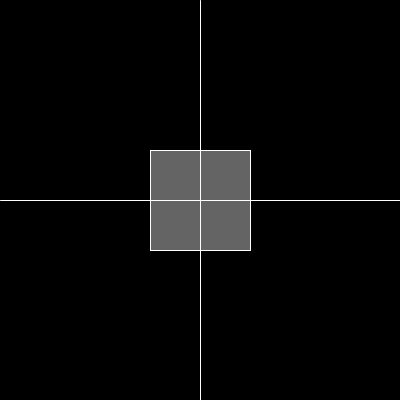
Frame 1 (no input)
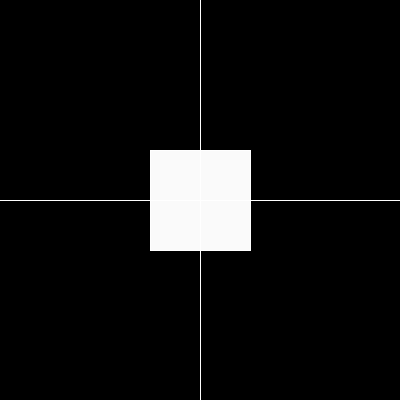
Frame 60 (the mouse pressed at the canvas centre just before this capture)
Frame 120 (the mouse held since frame 60 and released just before this capture): identical to frame 60, image omitted

The Processing sketch that drew these frames (run headless with seeded random() and noise(); from frame 60 on, the mouse is pressed at the canvas centre):

// Processing sketch: processing_105307
// ── processing_105307.pde


int posX = 0;
int posY = 0;
int myW = 400;
int myH = 400;
color col1 = color(100);
color col2 = color(100);
color col3 = color(100);
color col4 = color(100);


void setup () 
{
  size (400,400);
  background(0);  
}

void draw() 
{
  stroke(255);
  line(posX + 200, posY, myW/2, myH);
  line(posX, posY + 200, myW, myH /2);

//Rect 1
  fill(col1);
  rect(posX + 150, posY + 150, myW /8, myH /8);
  if (mouseX > 0 && mouseX < 200 && mouseY > 0 && mouseY <200) 
{
  col1 = color(100);
}
  else
{
  col1 = color(250);
}


//Rect 2
  fill(col2);
  rect(posX + 150, posY + 200, myW /8, myH /8);
  if (mouseX > 0 && mouseX < 200 && mouseY >200 && mouseY <400) 
{
  col2 = color(100);
}
  else
{
  col2 = color(250);
}

//Rect 3
  fill(col3);
  rect(posX + 200, posY + 150, myW /8, myW /8);
  if (mouseX > 200 && mouseX < 400 && mouseY >0 && mouseY <200) 
{
  col3 = color(100);
}
  else
{
  col3 = color(250);
}

//Rect 4
  fill(col4);
  rect(posX + 200, posY + 200, myW /8, myW /8);
  if (mouseX > 200 && mouseX < 400 && mouseY >200 && mouseY <400) 
{
  col4 = color(100);
}
  else
{
  col4 = color(250);
}

}
